Frame 1 (no input): blank canvas, image omitted
Frame 60 (no input): blank canvas, image omitted
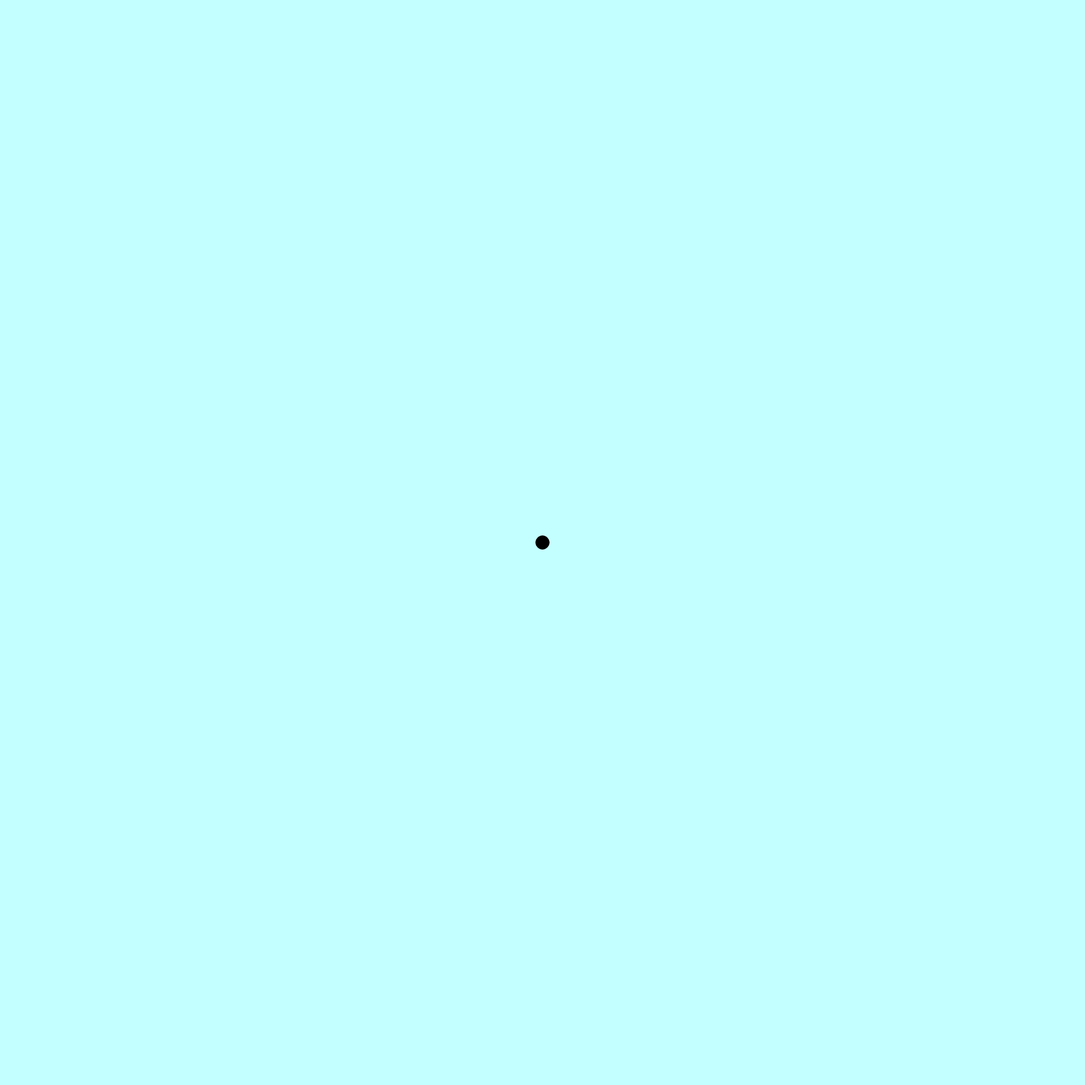
Frame 120 (the mouse pressed at the canvas centre since frame 60)

The p5.js sketch whose frames 1 and 60 were blank and that drew this single picture after the mouse press (run headless with seeded random() and noise() and a simulated clock; from frame 60 on, the mouse is pressed at the canvas centre):

// p5.js sketch
// ── sketch.js

var r = 0;
var g = 0;
var b = 0;

function setup(){

  createCanvas(2000,2000);
}

function draw()
{
  r = map(mouseX, 0, 1300, 0, 255);
  g = map(mouseY, 0, 400, 0, 255);
  b = r + g;
  background(r,g,b);

  fill(0);
  ellipse(mouseX, mouseY, 25, 25);
}
